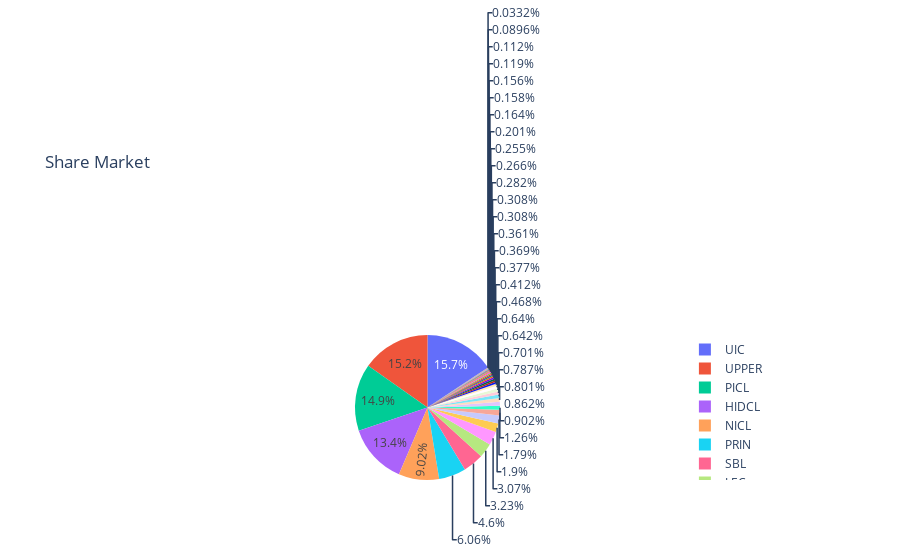

Write notebook code for a chart like this one.
### Code cell
import plotly.express as px 
fig = px.pie(df,values = 'Amount', names = 'Stock Symbol', title = 'Share Market')
fig.show()

### Figure 1 — Plotly figure (JSON) as saved in the notebook; plotly's stock layout.template omitted (floating-point values rounded to 4 significant figures)
{"data": [{"domain": {"x": [0, 1], "y": [0, 1]}, "hovertemplate": "Stock Symbol=%{label}<br>Amount=%{value}<extra></extra>", "labels": ["HIDCL", "LEC", "NICL", "SBL", "KBL", "LBL", "UIC", "CCBL", "LEMF", "NABIL", "PRIN", "GUFL", "LBBL", "AKPL", "FMDBL", "SJCL", "SBL", "UMRH", "GLH", "GUFL", "Stock Symbol", "GLH", "FMDBL", "HIDCL", "API", "PRIN", "UPPER", "CBBL", "DDBL", "UPPER", "MEGA", "UPPER", "SJCL", "PICL", "HIDCL", "PICL", "NLICL", "PRIN", "RLI", "PICL", "PIC", "Stock Symbol", "GLH", "HIDCL", "GLICL", "PLI", "RRHP", "RRHP", "ALBSL", "RMDC", "PCBL", "UPCL", "HIDCL", "GLH", "LBL", "PICL", "IGI", "AIL", "CCBL", "FMDBL", "HIDCL", "NICA"], "legendgroup": "", "name": "", "showlegend": true, "type": "pie", "values": ["725912.00", "298000.00", "832000.00", "262880.00", "34804.00", "7375.00", "1450000.00", "8680.00", "10990.00", "28446.00", "490000.00", "24500.00", "14392.00", "165500.00", "14048.00", "14200.00", "161120.00", "3060.00", "3790.00", "18620.00", "Amount", "3790.00", "218000.00", "58760.00", "64600.00", "19600.00", "89000.00", "83150.00", "175600.00", "1157000.00", "8262.00", "160200.00", "14160.00", "71200.00", "226000.00", "904000.00", "79529.00", "49000.00", "72600.00", "355600.00", "25960.00", "Amount", "3790.00", "133476.00", "38000.00", "24510.00", "30320.00", "3720.00", "18504.00", "59192.00", "23544.00", "14600.00", "45500.00", "3790.00", "51625.00", "45000.00", "116400.00", "10310.00", "65224.00", "51448.00", "45400.00", "33300.00"]}], "layout": {"legend": {"tracegroupgap": 0}, "title": {"text": "Share Market"}}}
